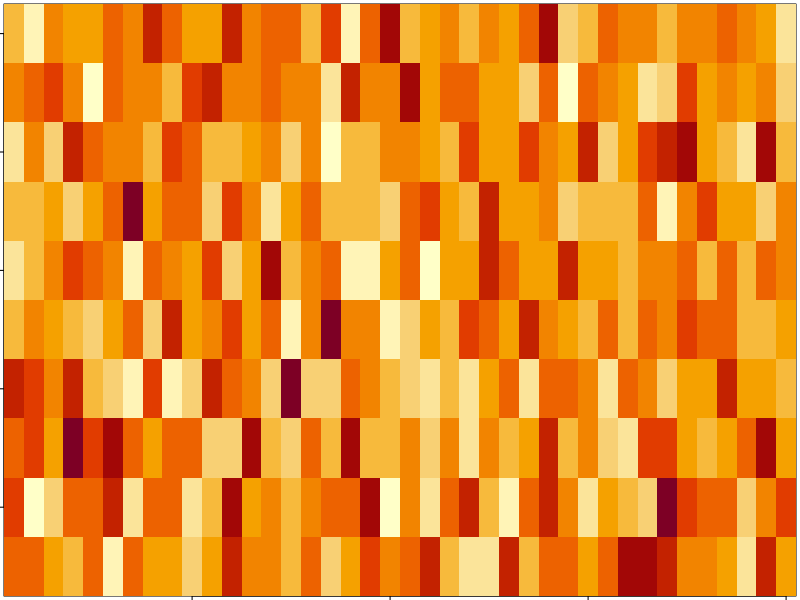
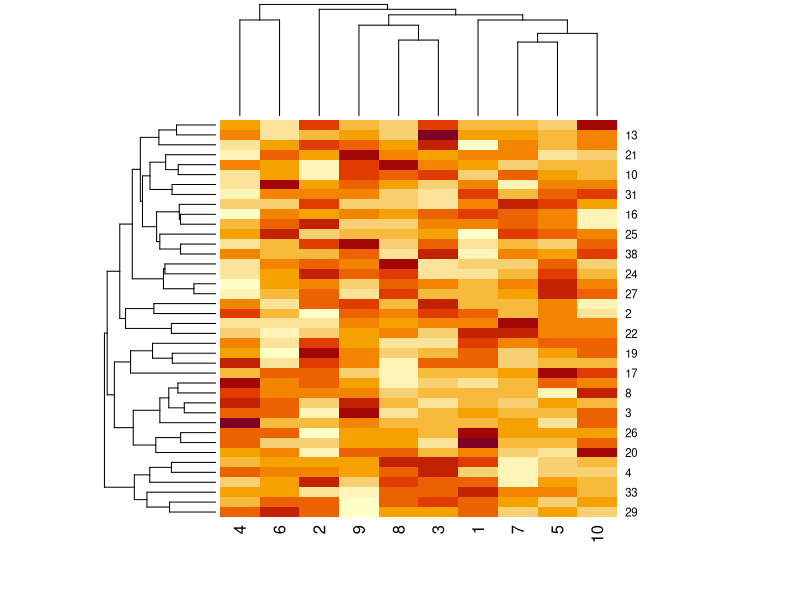
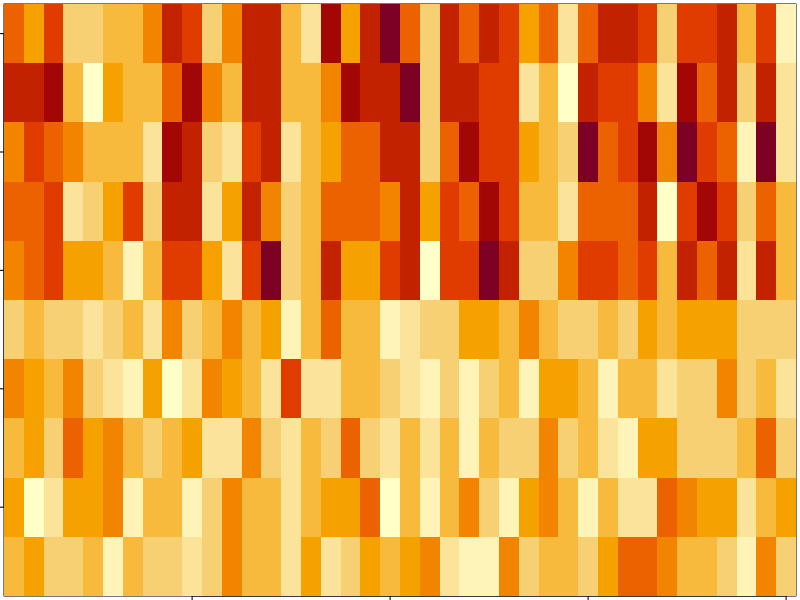
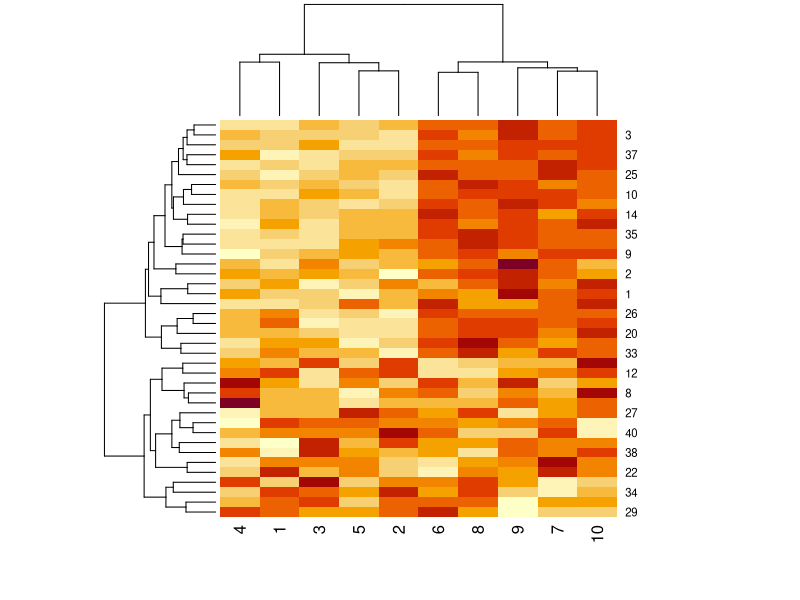
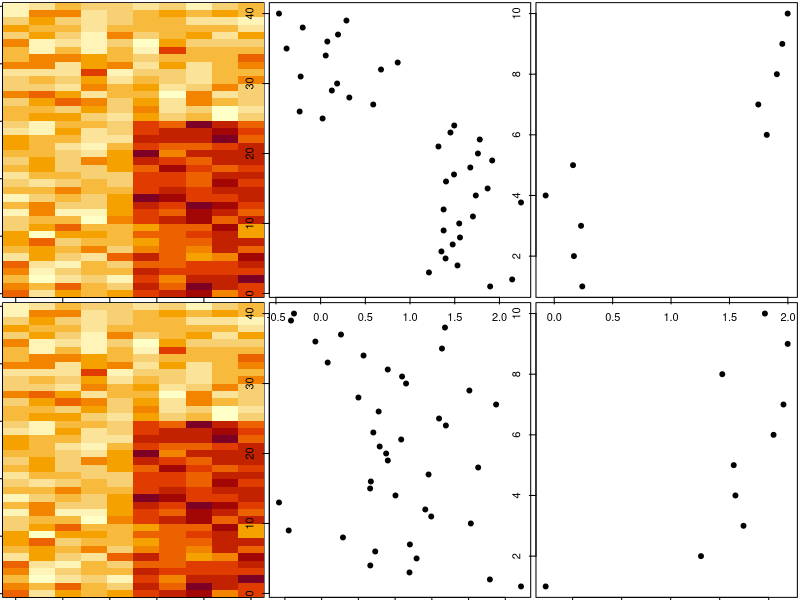
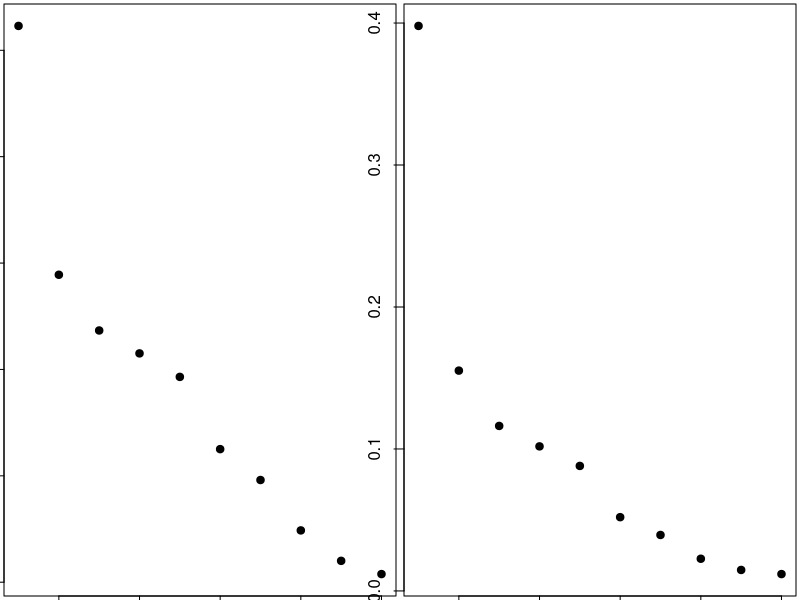
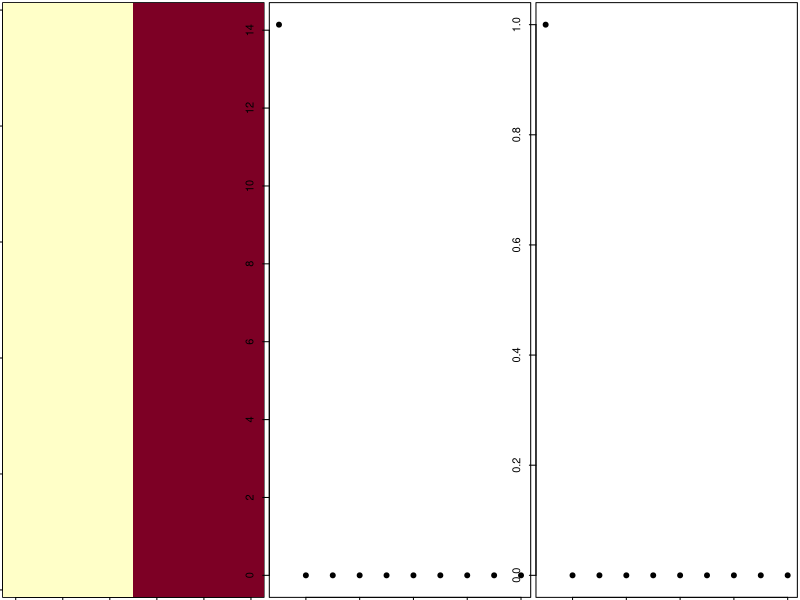

R code for these plots, in order:
set.seed(12345)
par(mar = rep(0.2, 4))
dataMatrix <- matrix(rnorm(400), nrow = 40)
image(1:40, 1:10, dataMatrix)
heatmap(dataMatrix)
set.seed(678910)
for (i in 1:40) {
  # flip a coin
  coinFlip <- rbinom(1, size = 1, prob = 0.5)
  # if coin is heads add a common pattern to that row
  if (coinFlip) {
    dataMatrix[i, ] <- dataMatrix[i, ] + rep(c(0, 3), each = 5)
  }
}
image(1:40, 1:10, dataMatrix)
heatmap(dataMatrix)

hh <- hclust(dist(dataMatrix))
dataMatrixOrdered <- dataMatrix[hh$order, ]
par(mfrow = c(2, 3))
image(t(dataMatrixOrdered))
plot(rowMeans(dataMatrixOrdered), 1:40, xlab = "Row Mean", ylab = "Row", pch = 19)
plot(colMeans(dataMatrixOrdered),1:10, xlab = "Column", ylab = "Column Mean", pch = 19)
svd1 <- svd(scale(dataMatrixOrdered))
image(t(dataMatrixOrdered))
plot(svd1$u[, 4], 40:1, xlab = "Row", ylab = "First left singular vector", pch = 19)
plot(svd1$v[, 4], 1:10, xlab = "Column", ylab = "First right singular vector", pch = 19)

par(mfrow = c(1, 2))
plot(svd1$d, xlab = "Column", ylab = "Singular value", pch = 19)
plot(svd1$d^2/sum(svd1$d^2), xlab = "Column", ylab = "Prop. of variance explained",
     pch = 19)

pca1 <- prcomp(dataMatrixOrdered, scale = TRUE)

constantMatrix <- dataMatrixOrdered*0
for(i in 1:dim(dataMatrixOrdered)[1]){constantMatrix[i,] <- rep(c(0,1),each=5)}
svd1 <- svd(constantMatrix)
par(mfrow=c(1,3))
image(t(constantMatrix)[,nrow(constantMatrix):1])
plot(svd1$d,xlab="Column",ylab="Singular value",pch=19)
plot(svd1$d^2/sum(svd1$d^2),xlab="Column",ylab="Prop. of variance explained",pch=19)

